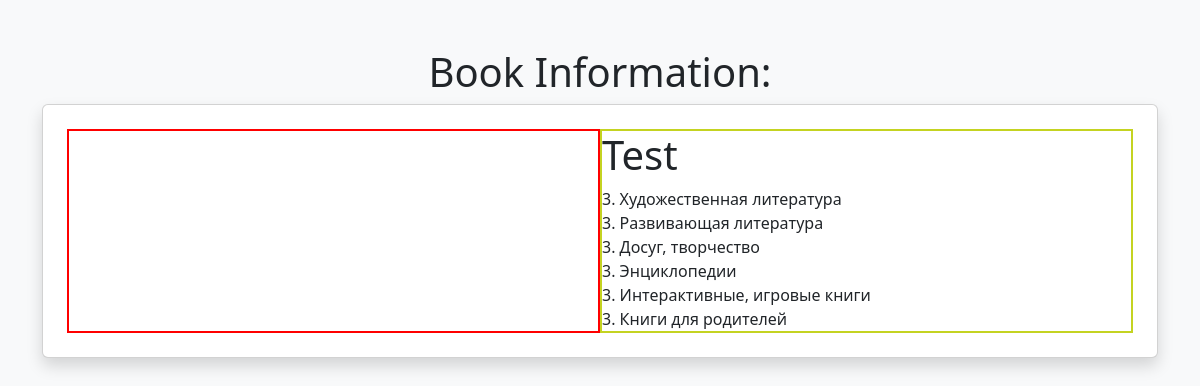
The app's page /common/3, older data.
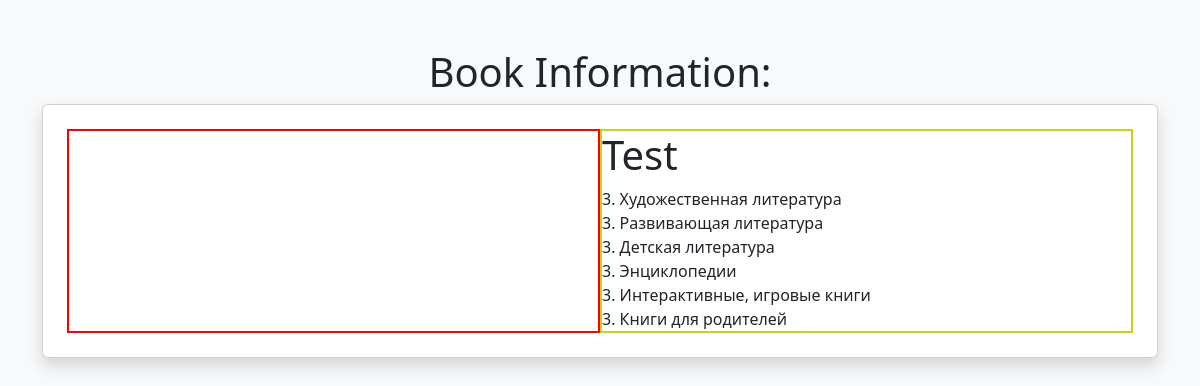
The same page, newer data.
### app.py (models this page shows, shortened)
class Subgenre(db.Model):
    __tablename__ = 'subgenre'
    name_subgenre_id = db.Column(db.Integer, primary_key=True, nullable=True)
    name_subgenre = db.Column(db.String(120), nullable=False)
    genre_id = db.Column(db.Integer, nullable=True)

### app.py (the view)
@app.route('/common/<int:id>')
def common_subgenre(id):
    subgenres = Subgenre.query.filter_by(genre_id=id)
    return render_template('common.html', subgenres=subgenres)

### templates/common.html (shortened to what this page needs)
{%extends 'base.html'%}
{%block content_1%}
<h1>Test</h1>
{%for row in subgenres%}
<div>
    {{row.genre_id}}. {{row.name_subgenre}}
</div>
{%endfor%}
{%endblock%}

Row changes from the older to the newer data that the page shows:
changed Subgenre: name_subgenre "Досуг, творчество" → "Детская литература"
